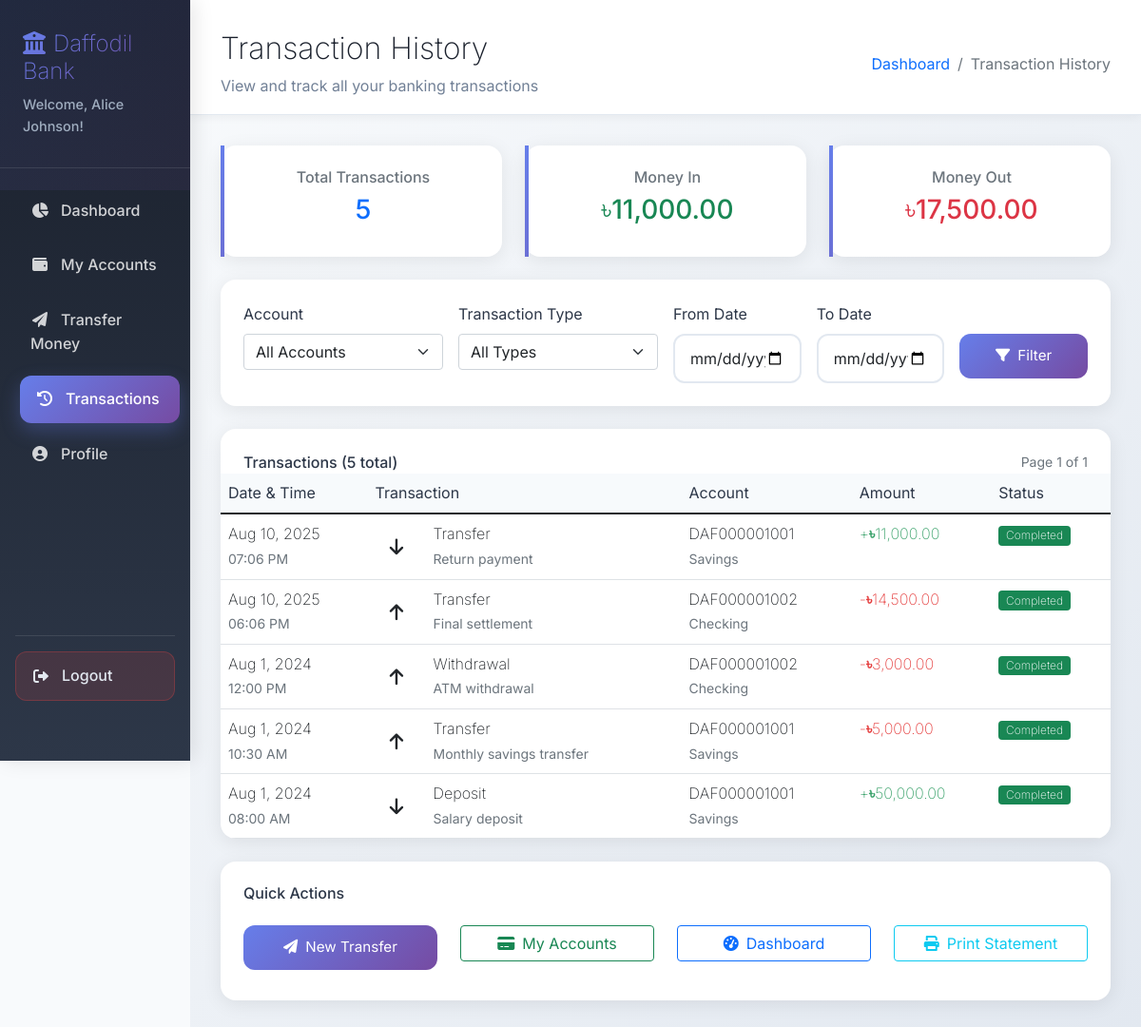
The page /DIU-Bank/user/transactions.php (signed in) on the database its author committed.
### tables this page shows
CREATE TABLE transactions (
    transaction_id INT PRIMARY KEY AUTO_INCREMENT,
    from_account_id INT,
    to_account_id INT,
    transaction_type ENUM('deposit', 'withdrawal', 'transfer', 'fee') NOT NULL,
    amount DECIMAL(15,2) NOT NULL,
    description TEXT,
    status ENUM('pending', 'completed', 'failed') DEFAULT 'pending',
    reference_number VARCHAR(50) UNIQUE NOT NULL,
    created_at TIMESTAMP DEFAULT CURRENT_TIMESTAMP,
    FOREIGN KEY (from_account_id) REFERENCES accounts(account_id),
    FOREIGN KEY (to_account_id) REFERENCES accounts(account_id)
);

### DIU-Bank/user/transactions.php (the view, shortened to what the rows shown need)
<?php
require_once '../config/config.php';
$database = new Database();
$db = $database->getConnection();
$page = isset($_GET['page']) ? (int)$_GET['page'] : 1;
$records_per_page = 20;
$account_filter = $_GET['account_id'] ?? '';
$type_filter = $_GET['type'] ?? '';
$date_from = $_GET['date_from'] ?? '';
$date_to = $_GET['date_to'] ?? '';
$transaction = new Transaction($db);
$transactions = $transaction->getUserTransactions($_SESSION['user_id'], $page, $records_per_page, $account_filter, $type_filter, $date_from, $date_to);
?>
<!DOCTYPE html>
<html lang="en">
<head>
    <link href="../assets/css/bootstrap.min.css" rel="stylesheet">
    <link href="../assets/css/fontawesome.min.css" rel="stylesheet">
    <link href="../assets/fonts/inter.css" rel="stylesheet">
</head>
<body>
    <div class="container-fluid">
        <div class="row">
            <div class="col-md-9 col-lg-10 px-0">
                <div class="main-content">
                    <div class="content-header">
                        <div class="d-flex justify-content-between align-items-center">
                            <div>
                                <h1 class="page-title">Transaction History</h1>
                            </div>
                        </div>
                    </div>
                    <div class="content-body">
                    <?php if(empty($transactions)): ?>
                        <div class="card">
                            <div class="card-body text-center py-5">
                                <i class="fas fa-history fa-4x text-muted mb-3"></i>
                                <h4>No Transactions Found</h4>
                                <?php if($account_filter || $type_filter || $date_from || $date_to): ?>
                                    <p class="text-muted">No transactions match your selected filters.</p>
                                    <a href="transactions.php" class="btn btn-outline-primary">
                                        <i class="fas fa-times me-2"></i>Clear Filters
                                    </a>
                                <?php else: ?>
                                    <p class="text-muted">You haven't made any transactions yet.</p>
                                    <a href="transfer.php" class="btn btn-primary btn-modern">
                                        <i class="fas fa-paper-plane me-2"></i>Make First Transfer
                                    </a>
                                <?php endif; ?>
                            </div>
                        </div>
                    <?php else: ?>
                        <div class="card">
                            <div class="card-body p-0">
                                <div class="table-responsive">
                                    <table class="table table-hover mb-0">
                                        <thead>
                                            <tr>
                                                <th>Date & Time</th>
                                                <th>Transaction</th>
                                                <th>Account</th>
                                                <th>Amount</th>
                                                <th>Status</th>
                                            </tr>
                                        </thead>
                                        <tbody>
                                            <?php foreach($transactions as $txn): ?>
                                            <tr>
                                                <td>
                                                    <div>
                                                        <strong><?php echo date('M j, Y', strtotime($txn['created_at'])); ?></strong><br>
                                                        <small class="text-muted"><?php echo date('h:i A', strtotime($txn['created_at'])); ?></small>
                                                    </div>
                                                </td>
                                                <td>
                                                    <div class="d-flex align-items-center">
                                                        <div class="transaction-icon <?php echo ($txn['direction'] == 'incoming') ? 'credit-icon' : 'debit-icon'; ?>">
                                                            <?php if($txn['direction'] == 'incoming'): ?>
                                                                <i class="fas fa-arrow-down"></i>
                                                            <?php else: ?>
                                                                <i class="fas fa-arrow-up"></i>
                                                            <?php endif; ?>
                                                        </div>
                                                        <div>
                                                            <strong><?php echo ucfirst($txn['transaction_type']); ?></strong><br>
                                                            <small class="text-muted"><?php echo htmlspecialchars($txn['description']); ?></small>
                                                        </div>
                                                    </div>
                                                </td>
                                                <td>
                                                    <div>
                                                        <strong><?php echo $txn['account_number']; ?></strong><br>
                                                        <small class="text-muted"><?php echo ucfirst($txn['account_type']); ?></small>
                                                    </div>
                                                </td>
                                                <td>
                                                    <span class="<?php echo ($txn['direction'] == 'incoming') ? 'transaction-amount-credit' : 'transaction-amount-debit'; ?>">
                                                        <?php echo ($txn['direction'] == 'incoming') ? '+' : '-'; ?>৳<?php echo number_format($txn['amount'], 2); ?>
                                                    </span>
                                                </td>
                                                <td>
                                                    <span class="badge bg-<?php echo ($txn['status'] == 'completed') ? 'success' : (($txn['status'] == 'pending') ? 'warning' : 'danger'); ?>">
                                                        <?php echo ucfirst($txn['status']); ?>
                                                    </span>
                                                </td>
                                            </tr>
                                            <?php endforeach; ?>
                                        </tbody>
                                    </table>
                                </div>
                            </div>
                        </div>
                    <?php endif; ?>
                    </div>
                </div>
            </div>
        </div>
    </div>
</body>
</html>

### rows shown on the page
transactions: created_at "Aug 10, 2025", created_at "07:06 PM", transaction_type "Transfer", description "Return payment", account_number "DAF000001001", account_type "Savings", amount "11,000.00", status "Completed"
transactions: created_at "Aug 10, 2025", created_at "06:06 PM", transaction_type "Transfer", description "Final settlement", account_number "DAF000001002", account_type "Checking", amount "14,500.00", status "Completed"
transactions: created_at "Aug 1, 2024", created_at "12:00 PM", transaction_type "Withdrawal", description "ATM withdrawal", account_number "DAF000001002", account_type "Checking", amount "3,000.00", status "Completed"
transactions: created_at "Aug 1, 2024", created_at "10:30 AM", transaction_type "Transfer", description "Monthly savings transfer", account_number "DAF000001001", account_type "Savings", amount "5,000.00", status "Completed"
transactions: created_at "Aug 1, 2024", created_at "08:00 AM", transaction_type "Deposit", description "Salary deposit", account_number "DAF000001001", account_type "Savings", amount "50,000.00", status "Completed"

### other values the page prints
$_SESSION['user_name'] "Alice Johnson"
$summary['total_count'] "5"
$summary['total_credit'] "11,000.00"
$summary['total_debit'] "17,500.00"
$total_transactions "5"
$page "1"
$total_pages "1"
